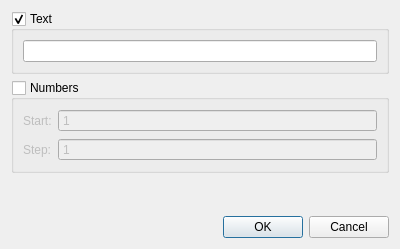
<?xml version="1.0" encoding="UTF-8"?>
<ui version="4.0">
 <class>ColumnModeDialog</class>
 <widget class="QDialog" name="ColumnModeDialog">
  <property name="geometry">
   <rect>
    <x>0</x>
    <y>0</y>
    <width>400</width>
    <height>249</height>
   </rect>
  </property>
  <property name="sizePolicy">
   <sizepolicy hsizetype="Preferred" vsizetype="Preferred">
    <horstretch>0</horstretch>
    <verstretch>0</verstretch>
   </sizepolicy>
  </property>
  <property name="windowTitle">
   <string>Column Mode</string>
  </property>
  <property name="sizeGripEnabled">
   <bool>false</bool>
  </property>
  <property name="modal">
   <bool>false</bool>
  </property>
  <layout class="QVBoxLayout" name="verticalLayout">
   <item>
    <widget class="QGroupBox" name="gbxText">
     <property name="title">
      <string>Text</string>
     </property>
     <property name="checkable">
      <bool>true</bool>
     </property>
     <layout class="QVBoxLayout" name="verticalLayout_2">
      <item>
       <widget class="QLineEdit" name="txtText"/>
      </item>
     </layout>
    </widget>
   </item>
   <item>
    <widget class="QGroupBox" name="gbxNumbers">
     <property name="title">
      <string>Numbers</string>
     </property>
     <property name="checkable">
      <bool>true</bool>
     </property>
     <property name="checked">
      <bool>false</bool>
     </property>
     <layout class="QFormLayout" name="formLayout">
      <item row="0" column="0">
       <widget class="QLabel" name="lblStart">
        <property name="text">
         <string>Start:</string>
        </property>
       </widget>
      </item>
      <item row="0" column="1">
       <widget class="QSpinBox" name="sbxStart">
        <property name="buttonSymbols">
         <enum>QAbstractSpinBox::NoButtons</enum>
        </property>
        <property name="value">
         <number>1</number>
        </property>
       </widget>
      </item>
      <item row="2" column="0">
       <widget class="QLabel" name="label_2">
        <property name="text">
         <string>Step:</string>
        </property>
       </widget>
      </item>
      <item row="2" column="1">
       <widget class="QSpinBox" name="sbxStep">
        <property name="buttonSymbols">
         <enum>QAbstractSpinBox::NoButtons</enum>
        </property>
        <property name="value">
         <number>1</number>
        </property>
       </widget>
      </item>
     </layout>
    </widget>
   </item>
   <item>
    <spacer name="verticalSpacer">
     <property name="orientation">
      <enum>Qt::Vertical</enum>
     </property>
     <property name="sizeHint" stdset="0">
      <size>
       <width>20</width>
       <height>40</height>
      </size>
     </property>
    </spacer>
   </item>
   <item>
    <widget class="QDialogButtonBox" name="buttonBox">
     <property name="orientation">
      <enum>Qt::Horizontal</enum>
     </property>
     <property name="standardButtons">
      <set>QDialogButtonBox::Cancel|QDialogButtonBox::Ok</set>
     </property>
    </widget>
   </item>
  </layout>
 </widget>
 <resources/>
 <connections>
  <connection>
   <sender>buttonBox</sender>
   <signal>accepted()</signal>
   <receiver>ColumnModeDialog</receiver>
   <slot>accept()</slot>
   <hints>
    <hint type="sourcelabel">
     <x>248</x>
     <y>254</y>
    </hint>
    <hint type="destinationlabel">
     <x>157</x>
     <y>274</y>
    </hint>
   </hints>
  </connection>
  <connection>
   <sender>buttonBox</sender>
   <signal>rejected()</signal>
   <receiver>ColumnModeDialog</receiver>
   <slot>reject()</slot>
   <hints>
    <hint type="sourcelabel">
     <x>316</x>
     <y>260</y>
    </hint>
    <hint type="destinationlabel">
     <x>286</x>
     <y>274</y>
    </hint>
   </hints>
  </connection>
 </connections>
</ui>
